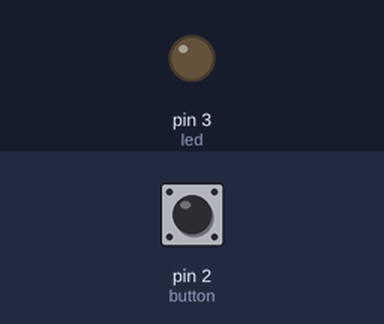
Recording of a sketch running on a simulated Arduino Uno, built with avr-gcc and run on an emulated ATmega328P. Shown: output pins drawn as LEDs (lit = HIGH). The inputs (shaded band) are chosen by the test bench; at power-on: pin 2 (button) LOW.

Above: at 1.2 s.
1.3 s: pin 2 (button) pulled HIGH for 0.15 s
At 1.9 s:
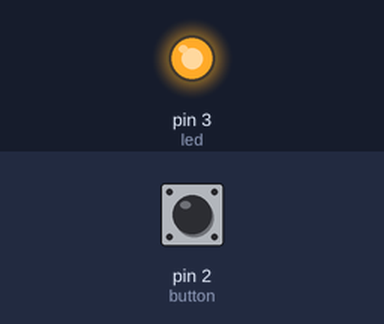
2.9 s: pin 2 (button) pulled HIGH for 1 s
At 4.3 s:
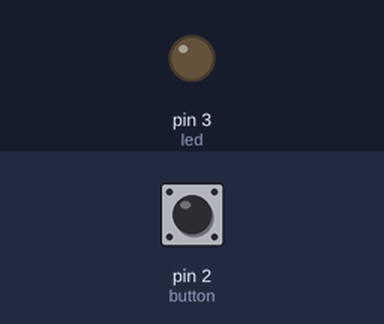
5.4 s: pin 2 (button) pulled HIGH for 3.2 s
At 6.2 s:
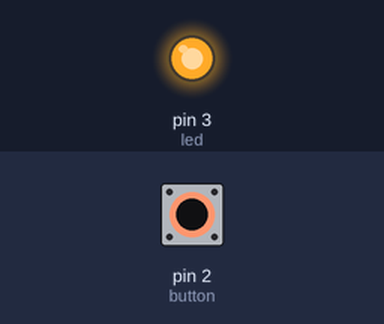
Timing chart, 0 to 8.4 s (numbered marks = the images above; inputs shaded):
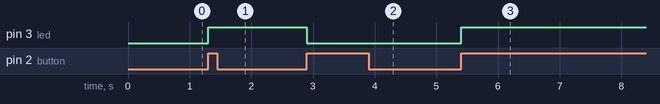

Measured:
- after the input at 1.3 s, pin 3 (led): LOW → HIGH at once
- after the input at 2.9 s, pin 3 (led): HIGH → LOW at once
- after the input at 5.4 s, pin 3 (led): LOW → HIGH at once

The sketch:

task_1.0.3.ino
```cpp
#define led 3
#define button 2

bool reading = false;
bool prev_reading = false;
bool output = false;

void setup() {
  pinMode(led, OUTPUT);
  pinMode(button, INPUT);
}

void loop() {
  reading = digitalRead(button);
  if(reading && !prev_reading){
    output = !output;
  }
  digitalWrite(led, output);
  prev_reading = reading;
}
```
